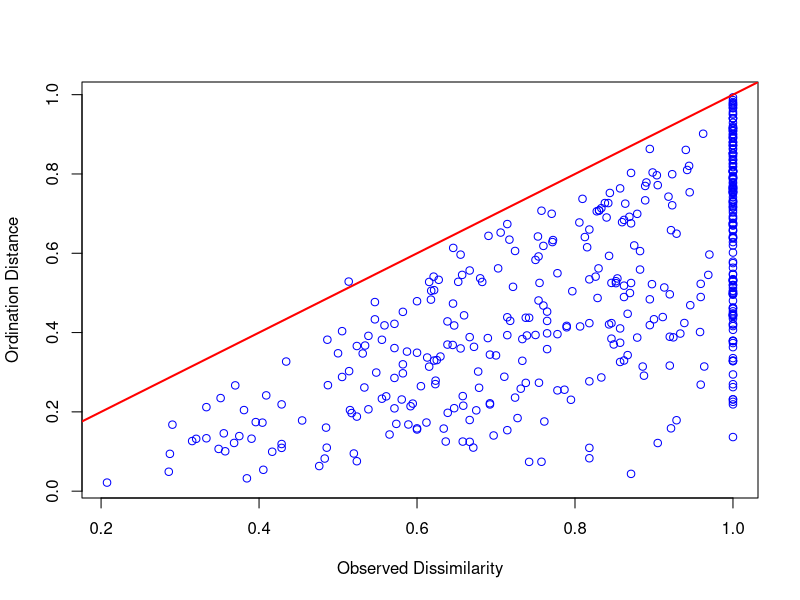

Recreate this plot in R.
## ---- chunk 1

library(vegan)
library(tidyverse)
library(patchwork)

#  Principal coordinates analysis of Bray Curtis distances of dune data
data(dune)
d <- vegdist(t(dune))
ord <- wcmdscale(d, eig = TRUE)

pcoa_p <- ord$points |> 
  as_tibble(rownames = "spp") |> 
  ggplot(aes(Dim1, Dim2)) +
  geom_vline(xintercept = 0, color = "grey") +
  geom_hline(yintercept = 0, color = "grey") +
  geom_text(aes(label = spp), size = 3.5) +
   labs(tag = "A") +
  theme_minimal()


#  Shepard plot
p <- stressplot(ord)   

shepard_p <- left_join(enframe(d), enframe(p), by = "name") |> 
  ggplot(aes(value.x, value.y)) +
  geom_point() +
  geom_abline(intercept = 0, slope = 1, color = 'dodgerblue') +
  labs(x = "Distancias reales", y = "Distancias en el PCoA", tag = "B") +
   xlim(0, 1) +
   ylim(0, 1) +
  theme_linedraw(base_size = 12) +
  theme(panel.grid = element_blank())



